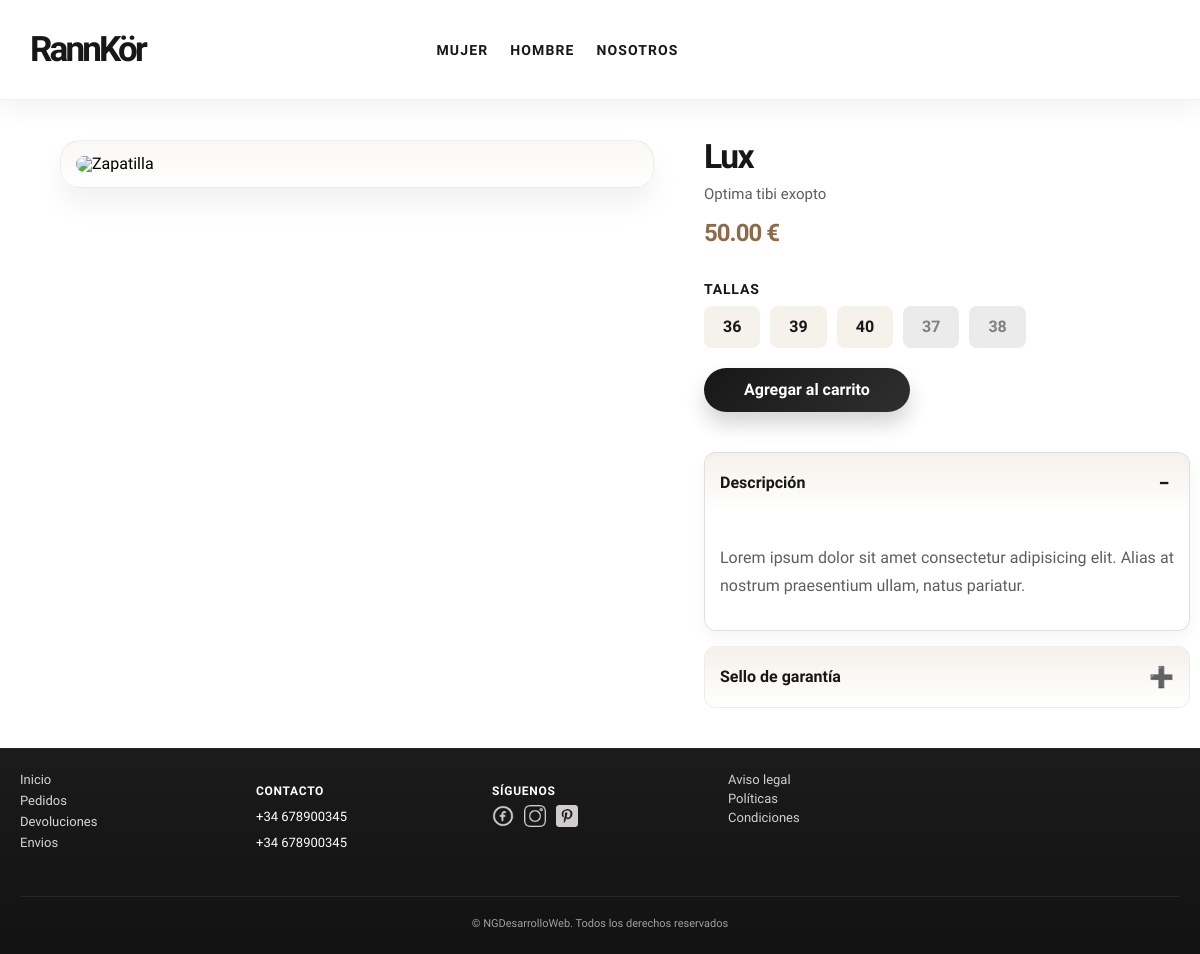
The app's page /index.php?controller=productos&action=verProducto&id_producto=9 with its own data.
### tables this page shows
CREATE TABLE `productos_talla` (
  `id_productostalla` int(11) NOT NULL,
  `id_talla` int(11) NOT NULL,
  `id_producto` int(11) NOT NULL,
  `stock` int(10) UNSIGNED NOT NULL
);

CREATE TABLE `tallas` (
  `id_talla` int(11) NOT NULL,
  `talla` int(11) NOT NULL
);

### router.php (called while the page is built, shortened)
<?php
require_once __DIR__ . '/configuracion/conexion_bd.php';
$action     = strtolower($_GET['action'] ?? 'index');
$controlador = new $controllerClass();
$params = ($_SERVER['REQUEST_METHOD'] === 'POST')
    ? array_merge($_GET, $_POST)
    : $_GET;
try {
    $controlador->$action($params);
} catch (Exception $e) {
    echo "<h1>Error</h1><p>" . htmlspecialchars($e->getMessage()) . "</p>";
}

### index.php (called while the page is built, shortened)
<?php
require_once __DIR__ . '/componentes/header.php';
require_once __DIR__ . '/router.php';
require_once __DIR__ . '/componentes/footer.php';

### configuracion/conexion_bd.php (called while the page is built, shortened)
<?php
function urlImagenProducto(?string $nombreArchivo): string
{
    $nombreArchivo = trim((string) ($nombreArchivo ?? ''));
    return rtrim(BASE_URL, '/') . '/uploads/productos/' . ltrim($nombreArchivo, '/');
}
final class Conexion
{
    private static ?mysqli $instancia = null;
    public static function getConexion(): mysqli
    {
        if (self::$instancia === null) {
            self::$instancia = new mysqli(DB_HOST, DB_USER, DB_PASS, DB_NAME, DB_PORT);
            self::$instancia->set_charset('utf8mb4');
        }
        return self::$instancia;
    }
}

### modelo/productos.php (called while the page is built, shortened)
<?php
require_once __DIR__ . '/../configuracion/conexion_bd.php';
class Productos
{
    private mysqli $conn;
    public function __construct()
    {
        $this->conn = Conexion::getConexion();
    }
    function obtenerProductoPorId($id_producto)
    {
        $sql = "SELECT p.id_producto, p.nombre_producto, p.precio, p.categoria, p.descripcion,
               p.imagen_url, pt.id_productostalla, t.id_talla, t.talla, pt.stock
        FROM productos p
        LEFT JOIN productos_talla pt ON p.id_producto = pt.id_producto
        LEFT JOIN tallas t ON pt.id_talla = t.id_talla
        WHERE p.id_producto = ?";
        $stmt = $this->conn->prepare($sql);
        $stmt->bind_param("i", $id_producto);
        $stmt->execute();
        $result = $stmt->get_result();
        $producto = null;
        $tallas = [];
        while ($row = $result->fetch_assoc()) {
            if (!$producto) {
                $producto = [
                    'id_producto'     => $row['id_producto'],
                    'nombre_producto' => $row['nombre_producto'],
                    'descripcion'     => $row['descripcion'],
                    'precio'          => $row['precio'],
                    'categoria'       => $row['categoria'],
                    'imagen_url'      => $row['imagen_url']
                ];
            }
            if (!empty($row['id_talla'])) {
                $tallas[] = [
                    'id_productostalla' => $row['id_productostalla'],
                    'id_talla'          => $row['id_talla'],
                    'talla'             => $row['talla'],
                    'stock'             => $row['stock'],
                ];
            }
        }
        $producto['tallas'] = $tallas;
        return $producto;
    }
}

### vistas/productos/detalle.php (the view, shortened to what this page needs)
<section>
  <div class="detalleproducto__contenedor">
    <div class="detalleproducto__imagen">
      <img src="<?php echo urlImagenProducto($producto['imagen_url'] ?? ''); ?>" alt="Zapatilla">
    </div>
    <div class="detalleproducto__especificaciones">
      <div class="especificaciones__titulos">
        <h1><?php echo htmlspecialchars($producto['nombre_producto']); ?></h1>
        <p><?php echo htmlspecialchars($producto['descripcion']); ?></p>
        <p><?php echo $producto['precio']; ?> €</p>
      </div>
      <?php
      if ($producto['categoria'] === 'mujer') {
        $tallas_categoria = array_filter($producto['tallas'], function ($talla) {
          return $talla['talla'] >= 36 && $talla['talla'] <= 40;
        });
      } elseif ($producto['categoria'] === 'hombre') {
        $tallas_categoria = array_filter($producto['tallas'], function ($talla) {
          return $talla['talla'] >= 41 && $talla['talla'] <= 44;
        });
      }
      ?>
      <form class="detalleproducto__formulario"
        action="index.php?controller=carrito&action=agregar"
        method="post">
        <?php if (!empty($tallas_categoria)): ?>
          <p class="formulario__tallas--titulo">Tallas</p>
          <div class="formulario__tallas">
            <?php foreach ($tallas_categoria as $talla): ?>
              <label class="formulario__tallas--item">
                <span class="<?php echo ($talla['stock'] > 0) ? 'talla-on' : 'talla-off'; ?>">
                  <?php echo htmlspecialchars($talla['talla']); ?>
                </span>
              </label>
            <?php endforeach; ?>
          </div>
        <?php else: ?>
          <p>No hay tallas disponibles para este producto en la categoría seleccionada.</p>
        <?php endif; ?>
        <button class="formulario__tallas--btn" type="submit">Agregar al carrito</button>
      </form>
      <div class="detalleproducto__menu">
        <div class="detalleproducto__menu--item activo">
          <div class="detalleproducto__menu--titulo" tabindex="0" role="button" aria-expanded="true">
            <span>Descripción</span>
            <span class="detalleproducto__menu--icono">−</span>
          </div>
          <div class="detalleproducto__menu--contenido activo">
            <p>Lorem ipsum dolor sit amet consectetur adipisicing elit.
              Alias at nostrum praesentium ullam, natus pariatur.</p>
          </div>
        </div>
        <div class="detalleproducto__menu--item">
          <div class="detalleproducto__menu--titulo" tabindex="0" role="button" aria-expanded="false">
            <span>Sello de garantía</span>
            <span class="detalleproducto__menu--icono">➕</span>
          </div>
        </div>
      </div>
    </div>
  </div>
</section>

### recursos/css/usuario/vistas/detalleProducto.css (style rules this page uses)
.detalleproducto__contenedor { width: min(120rem, 90%); margin: 4rem auto; display: grid; grid-template-columns: 55% 45%; gap: 5rem; align-items: start; }
.detalleproducto__imagen { background: linear-gradient(180deg, rgba(232, 223, 211, 0.22), rgba(255, 255, 255, 0.9)); border: 0.1rem solid rgba(23, 23, 23, 0.06); border-radius: 2rem; padding: 1.5rem; box-shadow: 0 1.6rem 3rem rgba(23, 23, 23, 0.06); }
.detalleproducto__imagen img { width: 100%; height: auto; display: block; border-radius: 1.4rem; object-fit: cover; }
.detalleproducto__especificaciones { display: flex; flex-direction: column; gap: 3rem; }
.especificaciones__titulos { display: flex; flex-direction: column; gap: 0.8rem; margin-top: 0; }
.especificaciones__titulos h1 { margin: 0; font-size: clamp(2.4rem, 2.8vw, 4rem); letter-spacing: -0.05em; color: var(--oscuro); }
.especificaciones__titulos p { margin: 0; color: var(--gris); font-size: 1.5rem; line-height: 1.6; }
.especificaciones__titulos p:last-child { font-size: 2.4rem; font-weight: 700; color: var(--marron); letter-spacing: -0.04em; }
.formulario__tallas--titulo { margin: 0 0 1rem; font-size: 1.4rem; font-weight: 700; text-transform: uppercase; letter-spacing: 0.06em; color: var(--oscuro); }
.formulario__tallas { display: flex; flex-wrap: wrap; gap: 1rem; }
.formulario__tallas--item span { display: inline-block; padding: 1.2rem 1.8rem; border-radius: 0.8rem; font-weight: 700; text-align: center; min-width: 5rem; cursor: pointer; transition: all 0.2s ease; border: 0.1rem solid transparent; }
.talla-on { background-color: rgba(232, 223, 211, 0.45); color: var(--oscuro); border-color: rgba(23, 23, 23, 0.08); }
.talla-off { background-color: rgba(94, 94, 94, 0.12); color: rgba(23, 23, 23, 0.5); border-color: rgba(94, 94, 94, 0.12); cursor: default; pointer-events: none; }
.formulario__tallas--btn { display: inline-block; padding: 1.3rem 4rem; margin-top: 2rem; margin-bottom: 1rem; background: linear-gradient(135deg, var(--oscuro), var(--grafito)); color: var(--blanco); border: none; border-radius: 999px; font-size: 1.6rem; font-weight: 700; cursor: pointer; transition: transform 0.2s ease, box-shadow 0.2s ease, opacity 0.2s ease; box-shadow: 0 1.2rem 2rem rgba(23, 23, 23, 0.18); }
.detalleproducto__menu { width: 100%; display: flex; flex-direction: column; gap: 1.5rem; }
.detalleproducto__menu--item { border: 0.1rem solid rgba(23, 23, 23, 0.08); border-radius: 1.2rem; overflow: hidden; background: rgba(255, 255, 255, 0.7); }
.detalleproducto__menu--item.activo { border-color: rgba(23, 23, 23, 0.14); box-shadow: 0 0.8rem 1.8rem rgba(23, 23, 23, 0.04); }
.detalleproducto__menu--titulo { height: 6rem; display: flex; justify-content: space-between; align-items: center; cursor: pointer; padding: 1rem 1.5rem; background: linear-gradient(180deg, rgba(232, 223, 211, 0.45), rgba(255, 255, 255, 0.7)); font-weight: 700; color: var(--oscuro); }
.detalleproducto__menu--icono { font-size: 2rem; line-height: 1; color: var(--oscuro); min-width: 2rem; text-align: center; }
.detalleproducto__menu--contenido { display: none; text-align: justify; padding: 1.5rem; background: var(--blanco); color: var(--gris); line-height: 1.7; }
.detalleproducto__menu--contenido.activo { display: block; }

### recursos/css/global/variables.css (style rules this page uses)
:root { --oscuro: #171717; --gris: #5E5E5E; --beig: #E8DFD3; --claro: #F7F5F2; --blanco: #FFFFFF; --negro: #171717; --marron: #8B6B4A; --marron-claro: #CDBBA6; --grafito: #2F2F2F; }

### recursos/css/global/base.css (style rules this page uses)
html, body { min-height: 100%; height: 100%; margin: 0; }
body { display: flex; flex-direction: column; background-color: var(--blanco); font-family: "Stack Sans Text", sans-serif; font-size: 1.6rem; line-height: 1; }

### records on screen
productos_talla: id_talla.talla "36"
productos_talla: id_talla.talla "39"
productos_talla: id_talla.talla "40"
productos_talla: id_talla.talla "37"
productos_talla: id_talla.talla "38"

### other values on screen
$producto['nombre_producto'] "Lux"
$producto['descripcion'] "Optima tibi exopto"
$producto['precio'] "50.00"
